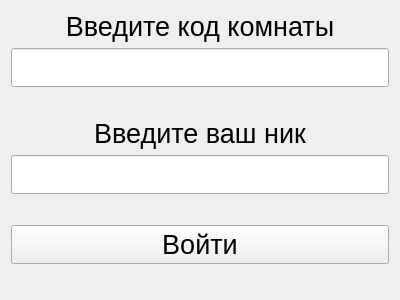
<?xml version="1.0" encoding="UTF-8"?>
<ui version="4.0">
 <class>inputcodnumber</class>
 <widget class="QWidget" name="inputcodnumber">
  <property name="geometry">
   <rect>
    <x>0</x>
    <y>0</y>
    <width>400</width>
    <height>300</height>
   </rect>
  </property>
  <property name="windowTitle">
   <string>Form</string>
  </property>
  <layout class="QVBoxLayout" name="verticalLayout">
   <item>
    <widget class="QLabel" name="label">
     <property name="font">
      <font>
       <pointsize>20</pointsize>
      </font>
     </property>
     <property name="text">
      <string>Введите код комнаты</string>
     </property>
     <property name="alignment">
      <set>Qt::AlignCenter</set>
     </property>
    </widget>
   </item>
   <item>
    <widget class="QLineEdit" name="lineEdit">
     <property name="font">
      <font>
       <pointsize>20</pointsize>
      </font>
     </property>
    </widget>
   </item>
   <item>
    <spacer name="verticalSpacer">
     <property name="orientation">
      <enum>Qt::Vertical</enum>
     </property>
     <property name="sizeHint" stdset="0">
      <size>
       <width>20</width>
       <height>40</height>
      </size>
     </property>
    </spacer>
   </item>
   <item>
    <widget class="QLabel" name="label_2">
     <property name="font">
      <font>
       <pointsize>20</pointsize>
      </font>
     </property>
     <property name="text">
      <string>Введите ваш ник</string>
     </property>
     <property name="alignment">
      <set>Qt::AlignCenter</set>
     </property>
    </widget>
   </item>
   <item>
    <widget class="QLineEdit" name="lineEdit_2">
     <property name="font">
      <font>
       <pointsize>20</pointsize>
      </font>
     </property>
    </widget>
   </item>
   <item>
    <spacer name="verticalSpacer_2">
     <property name="orientation">
      <enum>Qt::Vertical</enum>
     </property>
     <property name="sizeHint" stdset="0">
      <size>
       <width>20</width>
       <height>40</height>
      </size>
     </property>
    </spacer>
   </item>
   <item>
    <widget class="QPushButton" name="pushButton">
     <property name="font">
      <font>
       <pointsize>20</pointsize>
      </font>
     </property>
     <property name="text">
      <string>Войти</string>
     </property>
    </widget>
   </item>
   <item>
    <spacer name="verticalSpacer_3">
     <property name="orientation">
      <enum>Qt::Vertical</enum>
     </property>
     <property name="sizeHint" stdset="0">
      <size>
       <width>20</width>
       <height>40</height>
      </size>
     </property>
    </spacer>
   </item>
  </layout>
 </widget>
 <resources/>
 <connections/>
</ui>
